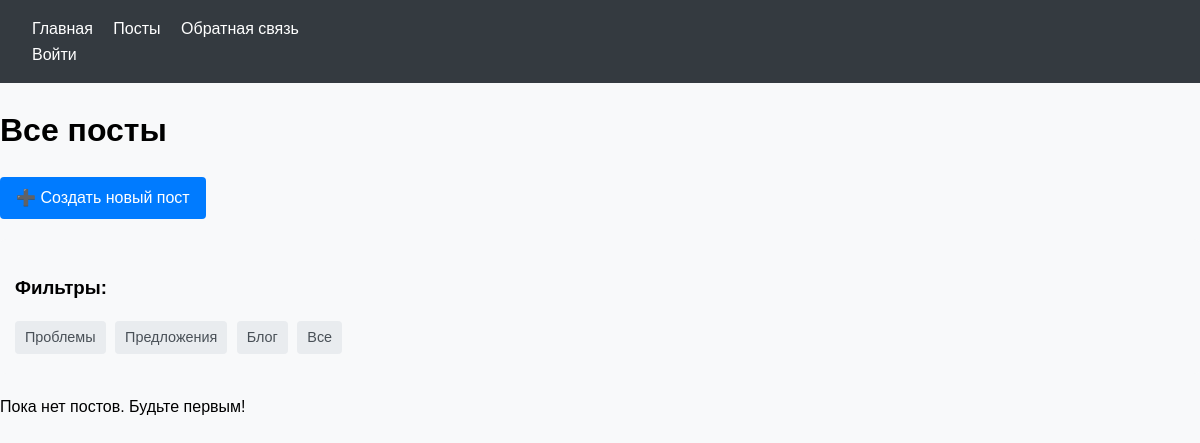
The app's page /posts/, older data.
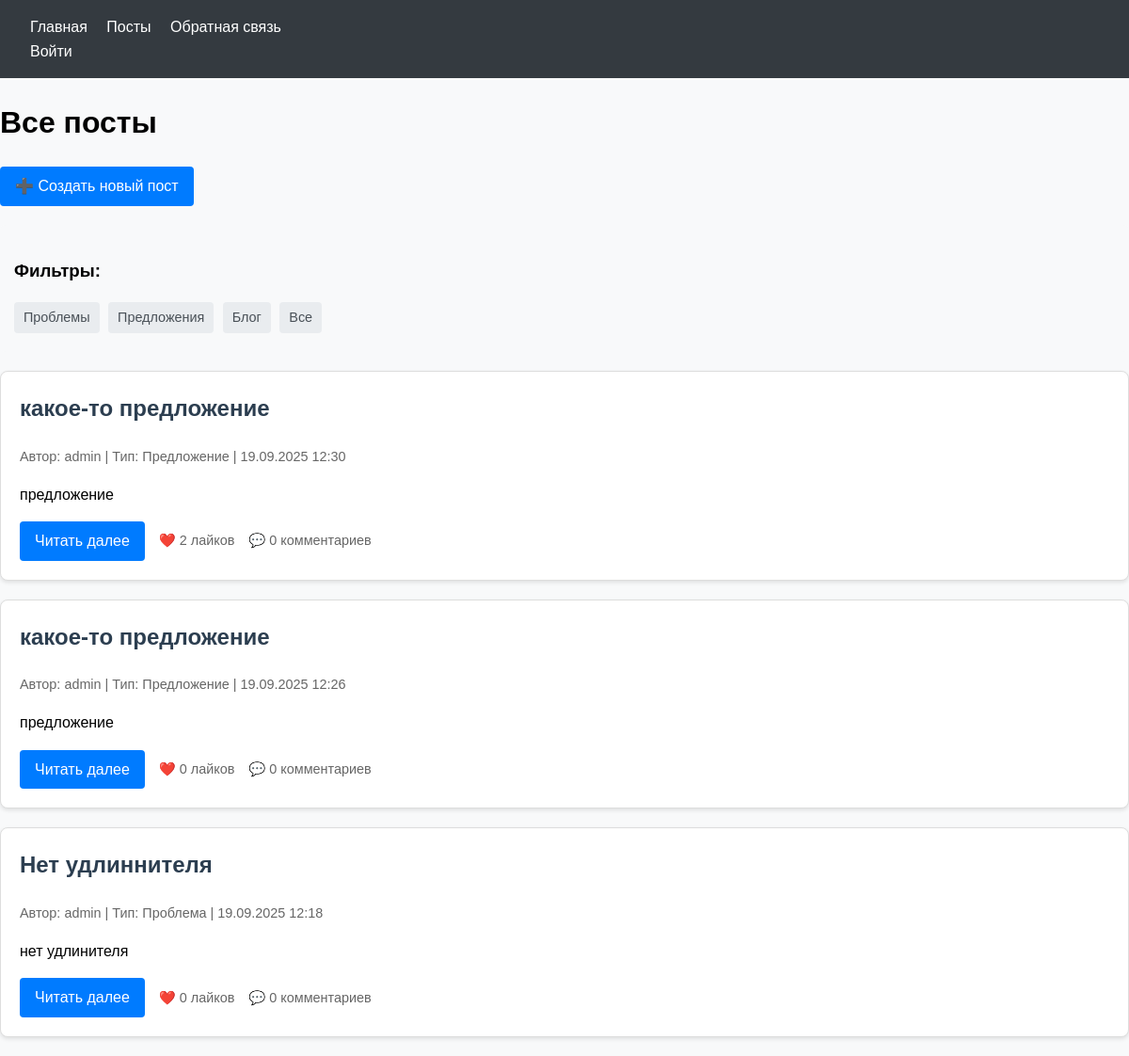
The same page, newer data.
### posts/models.py (models this page shows, shortened)
class Post(models.Model):
    POST_TYPES = [
        ('problem', 'Проблема'),
        ('suggestion', 'Предложение'),
        ('blog', 'Блог'),
    ]
    author = models.ForeignKey(
        settings.AUTH_USER_MODEL, on_delete=models.CASCADE)
    title = models.CharField('Заголовок', max_length=200)
    content = models.TextField('Содержание')
    post_type = models.CharField(
        'Тип поста', max_length=20, choices=POST_TYPES)
    created_at = models.DateTimeField(auto_now_add=True)
    updated_at = models.DateTimeField(auto_now=True)
    category = models.ForeignKey(
        Category, on_delete=models.SET_NULL, null=True, blank=True, verbose_name='Категория')
    history = HistoricalRecords()
    class Meta:
        ordering = ['-created_at']
        verbose_name = 'пост'
        verbose_name_plural = 'посты'

### users/models.py (models this page shows, shortened)
class User(AbstractUser):
    skills = models.TextField('Сильные навыки', blank=True)
    position = models.CharField('Должность', max_length=100, blank=True)
    is_approved = models.BooleanField('Подтверждённый аккаунт', default=False)

### posts/views.py (the view)
# urls.py: path('', views.post_list, name='post_list'),
def post_list(request):
    post_type = request.GET.get('type')
    if post_type:
        posts = Post.objects.filter(
            post_type=post_type).order_by('-created_at')
    else:
        posts = Post.objects.all().order_by('-created_at')
    return render(request, 'posts/post_list.html', {'posts': posts})

### posts/templates/posts/post_list.html (shortened to what this page needs)
{% extends 'base.html' %}
{% block content %}
  <h1>Все посты</h1>
  <a href="{% url 'post_create' %}" class="btn">➕ Создать новый пост</a>
  <div class="filters">
    <h3>Фильтры:</h3>
    <a href="?type=problem" class="filter-btn">Проблемы</a>
    <a href="?type=suggestion" class="filter-btn">Предложения</a>
    <a href="?type=blog" class="filter-btn">Блог</a>
    <a href="{% url 'post_list' %}" class="filter-btn">Все</a>
  </div>
  {% for post in posts %}
    <div class="post">
      <h2>{{ post.title }}</h2>
      <p class="post-meta">
        Автор: {{ post.author.username }} | Тип: {{ post.get_post_type_display }} |
        {{ post.created_at|date:'d.m.Y H:i' }}
      </p>
      <p>{{ post.content|truncatewords:50 }}</p>
      <div class="post-actions">
        <a href="{% url 'post_detail' post.id %}" class="btn">Читать далее</a>
        <span class="likes">❤️ {{ post.likes.count }} лайков</span>
        <span class="comments">💬 {{ post.comments.count }} комментариев</span>
      </div>
    </div>
  {% empty %}
    <div class="no-posts">
      <p>Пока нет постов. Будьте первым!</p>
    </div>
  {% endfor %}
{% endblock %}

Row changes from the older to the newer data that the page shows:
added Post: title "какое-то предложение", author.username "admin", post_type "Предложение", created_at "19.09.2025 12:30", content "предложение", likes.count "2", comments.count "0"
added Post: title "какое-то предложение", author.username "admin", post_type "Предложение", created_at "19.09.2025 12:26", content "предложение", likes.count "0", comments.count "0"
added Post: title "Нет удлиннителя", author.username "admin", post_type "Проблема", created_at "19.09.2025 12:18", content "нет удлинителя", likes.count "0", comments.count "0"
Text that changed along with them:
text no longer shown: "Пока нет постов. Будьте первым!"
